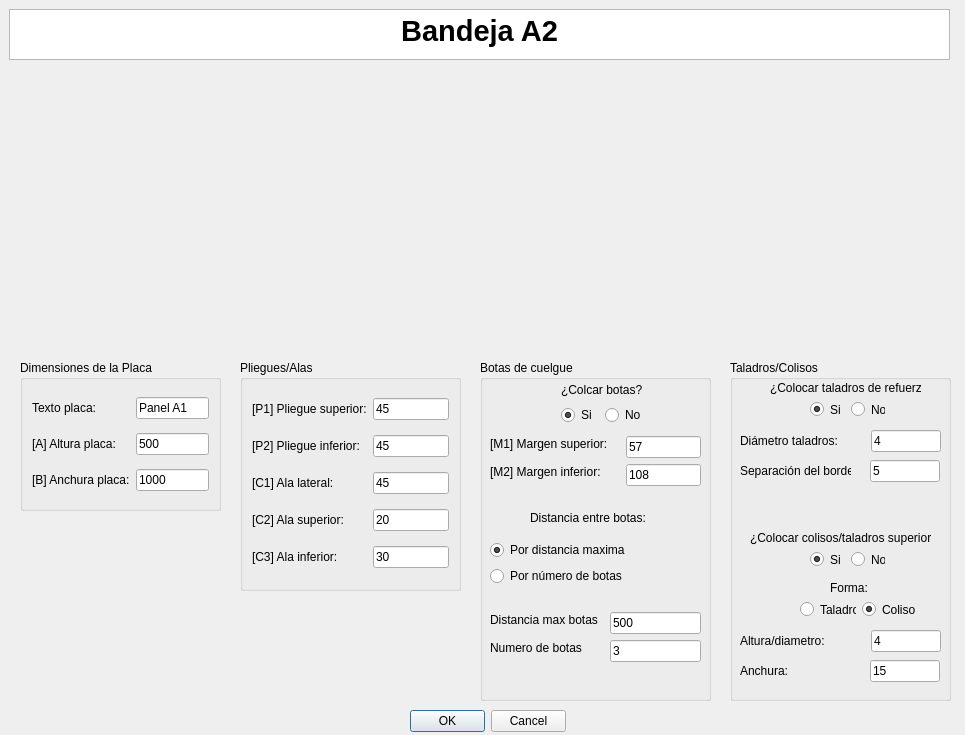
<?xml version="1.0" encoding="UTF-8"?>
<ui version="4.0">
 <class>MyPositionDialog</class>
 <widget class="QDialog" name="MyPositionDialog">
  <property name="geometry">
   <rect>
    <x>0</x>
    <y>0</y>
    <width>965</width>
    <height>735</height>
   </rect>
  </property>
  <property name="windowTitle">
   <string>Enter Position</string>
  </property>
  <property name="whatsThis">
   <string>&lt;html&gt;&lt;head/&gt;&lt;body&gt;&lt;p&gt;Esta ventana de KSDpanel te permite introducir todas las medidas correspondientes del panel seleccionado.&lt;/p&gt;&lt;p&gt;Recuerda que todas las medidas deben de ir en milimetros (mm).&lt;/p&gt;&lt;/body&gt;&lt;/html&gt;</string>
  </property>
  <widget class="QDialogButtonBox" name="buttonBox">
   <property name="geometry">
    <rect>
     <x>410</x>
     <y>710</y>
     <width>156</width>
     <height>23</height>
    </rect>
   </property>
   <property name="orientation">
    <enum>Qt::Horizontal</enum>
   </property>
   <property name="standardButtons">
    <set>QDialogButtonBox::Cancel|QDialogButtonBox::Ok</set>
   </property>
  </widget>
  <widget class="QTextBrowser" name="textBrowser">
   <property name="geometry">
    <rect>
     <x>9</x>
     <y>9</y>
     <width>941</width>
     <height>51</height>
    </rect>
   </property>
   <property name="html">
    <string>&lt;!DOCTYPE HTML PUBLIC &quot;-//W3C//DTD HTML 4.0//EN&quot; &quot;http://www.w3.org/TR/REC-html40/strict.dtd&quot;&gt;
&lt;html&gt;&lt;head&gt;&lt;meta name=&quot;qrichtext&quot; content=&quot;1&quot; /&gt;&lt;style type=&quot;text/css&quot;&gt;
p, li { white-space: pre-wrap; }
&lt;/style&gt;&lt;/head&gt;&lt;body style=&quot; font-family:'MS Shell Dlg 2'; font-size:8.25pt; font-weight:400; font-style:normal;&quot;&gt;
&lt;p align=&quot;center&quot; style=&quot; margin-top:0px; margin-bottom:0px; margin-left:0px; margin-right:0px; -qt-block-indent:0; text-indent:0px;&quot;&gt;&lt;span style=&quot; font-size:22pt; font-weight:600;&quot;&gt;Bandeja A2&lt;/span&gt;&lt;/p&gt;&lt;/body&gt;&lt;/html&gt;</string>
   </property>
  </widget>
  <widget class="QGroupBox" name="groupBox">
   <property name="geometry">
    <rect>
     <x>480</x>
     <y>360</y>
     <width>231</width>
     <height>341</height>
    </rect>
   </property>
   <property name="styleSheet">
    <string notr="true">font: 10pt &quot;MS Shell Dlg 2&quot;;</string>
   </property>
   <property name="title">
    <string>Botas de cuelgue</string>
   </property>
   <widget class="QLineEdit" name="numeroBotasUI">
    <property name="geometry">
     <rect>
      <x>130</x>
      <y>280</y>
      <width>91</width>
      <height>22</height>
     </rect>
    </property>
    <property name="text">
     <string>3</string>
    </property>
   </widget>
   <widget class="QLineEdit" name="distanciaEntreBotasUI">
    <property name="geometry">
     <rect>
      <x>130</x>
      <y>252</y>
      <width>91</width>
      <height>22</height>
     </rect>
    </property>
    <property name="text">
     <string>500</string>
    </property>
   </widget>
   <widget class="QLabel" name="label_7">
    <property name="geometry">
     <rect>
      <x>10</x>
      <y>280</y>
      <width>98</width>
      <height>16</height>
     </rect>
    </property>
    <property name="text">
     <string>Numero de botas</string>
    </property>
   </widget>
   <widget class="QLabel" name="label_6">
    <property name="geometry">
     <rect>
      <x>10</x>
      <y>252</y>
      <width>114</width>
      <height>16</height>
     </rect>
    </property>
    <property name="text">
     <string>Distancia max botas</string>
    </property>
   </widget>
   <widget class="QLabel" name="label_3">
    <property name="geometry">
     <rect>
      <x>10</x>
      <y>76</y>
      <width>130</width>
      <height>16</height>
     </rect>
    </property>
    <property name="text">
     <string>[M1] Margen superior:</string>
    </property>
   </widget>
   <widget class="QLabel" name="label_5">
    <property name="geometry">
     <rect>
      <x>10</x>
      <y>104</y>
      <width>124</width>
      <height>16</height>
     </rect>
    </property>
    <property name="text">
     <string>[M2] Margen inferior:</string>
    </property>
   </widget>
   <widget class="QLineEdit" name="margenAUI">
    <property name="geometry">
     <rect>
      <x>146</x>
      <y>76</y>
      <width>75</width>
      <height>22</height>
     </rect>
    </property>
    <property name="text">
     <string>57</string>
    </property>
   </widget>
   <widget class="QLineEdit" name="margenBUI">
    <property name="geometry">
     <rect>
      <x>146</x>
      <y>104</y>
      <width>75</width>
      <height>22</height>
     </rect>
    </property>
    <property name="text">
     <string>108</string>
    </property>
   </widget>
   <widget class="QLabel" name="label_10">
    <property name="geometry">
     <rect>
      <x>50</x>
      <y>150</y>
      <width>125</width>
      <height>16</height>
     </rect>
    </property>
    <property name="text">
     <string>Distancia entre botas:</string>
    </property>
   </widget>
   <widget class="QWidget" name="layoutWidget">
    <property name="geometry">
     <rect>
      <x>81</x>
      <y>21</y>
      <width>85</width>
      <height>44</height>
     </rect>
    </property>
    <layout class="QGridLayout" name="gridLayout">
     <item row="0" column="0" colspan="2">
      <widget class="QLabel" name="label_2">
       <property name="mouseTracking">
        <bool>false</bool>
       </property>
       <property name="text">
        <string>¿Colcar botas?</string>
       </property>
       <property name="buddy">
        <cstring>label_2</cstring>
       </property>
      </widget>
     </item>
     <item row="1" column="0">
      <widget class="QRadioButton" name="crearBotasUI">
       <property name="text">
        <string>Si</string>
       </property>
       <property name="checked">
        <bool>true</bool>
       </property>
      </widget>
     </item>
     <item row="1" column="1">
      <widget class="QRadioButton" name="noCrearBotasUI">
       <property name="text">
        <string>No</string>
       </property>
      </widget>
     </item>
    </layout>
   </widget>
   <widget class="QWidget" name="">
    <property name="geometry">
     <rect>
      <x>10</x>
      <y>180</y>
      <width>147</width>
      <height>48</height>
     </rect>
    </property>
    <layout class="QVBoxLayout" name="verticalLayout">
     <item>
      <widget class="QRadioButton" name="parametroBotasUI_3">
       <property name="text">
        <string>Por distancia maxima</string>
       </property>
       <property name="checked">
        <bool>true</bool>
       </property>
      </widget>
     </item>
     <item>
      <widget class="QRadioButton" name="parametroBotasUI">
       <property name="text">
        <string>Por número de botas</string>
       </property>
      </widget>
     </item>
    </layout>
   </widget>
  </widget>
  <widget class="QGroupBox" name="groupBox_2">
   <property name="geometry">
    <rect>
     <x>240</x>
     <y>360</y>
     <width>221</width>
     <height>231</height>
    </rect>
   </property>
   <property name="styleSheet">
    <string notr="true">font: 10pt &quot;MS Shell Dlg 2&quot;;</string>
   </property>
   <property name="title">
    <string>Pliegues/Alas</string>
   </property>
   <layout class="QGridLayout" name="gridLayout_2">
    <item row="5" column="1">
     <widget class="QLineEdit" name="alaInferiorUI">
      <property name="text">
       <string>30</string>
      </property>
     </widget>
    </item>
    <item row="3" column="0">
     <widget class="QLabel" name="label_9">
      <property name="text">
       <string>[C1] Ala lateral:</string>
      </property>
     </widget>
    </item>
    <item row="3" column="1">
     <widget class="QLineEdit" name="alaIzquierdaUI">
      <property name="text">
       <string>45</string>
      </property>
     </widget>
    </item>
    <item row="4" column="0">
     <widget class="QLabel" name="label_11">
      <property name="text">
       <string>[C2] Ala superior:</string>
      </property>
     </widget>
    </item>
    <item row="0" column="0">
     <widget class="QLabel" name="label_13">
      <property name="text">
       <string>[P1] Pliegue superior:</string>
      </property>
     </widget>
    </item>
    <item row="5" column="0">
     <widget class="QLabel" name="label_12">
      <property name="text">
       <string>[C3] Ala inferior:</string>
      </property>
     </widget>
    </item>
    <item row="0" column="1">
     <widget class="QLineEdit" name="pliegueSuperiorUI">
      <property name="text">
       <string>45</string>
      </property>
     </widget>
    </item>
    <item row="4" column="1">
     <widget class="QLineEdit" name="alaSuperiorUI">
      <property name="text">
       <string>20</string>
      </property>
     </widget>
    </item>
    <item row="1" column="0">
     <widget class="QLabel" name="label_14">
      <property name="text">
       <string>[P2] Pliegue inferior:</string>
      </property>
     </widget>
    </item>
    <item row="1" column="1">
     <widget class="QLineEdit" name="pliegueInferiorUI">
      <property name="text">
       <string>45</string>
      </property>
     </widget>
    </item>
   </layout>
  </widget>
  <widget class="QLabel" name="imagenPanelUI">
   <property name="geometry">
    <rect>
     <x>220</x>
     <y>70</y>
     <width>521</width>
     <height>281</height>
    </rect>
   </property>
   <property name="text">
    <string/>
   </property>
   <property name="pixmap">
    <pixmap>../imagenes/REF_AH2cotas.jpg</pixmap>
   </property>
   <property name="scaledContents">
    <bool>true</bool>
   </property>
   <property name="wordWrap">
    <bool>false</bool>
   </property>
   <property name="margin">
    <number>0</number>
   </property>
   <property name="openExternalLinks">
    <bool>false</bool>
   </property>
  </widget>
  <widget class="QGroupBox" name="groupBox_3">
   <property name="geometry">
    <rect>
     <x>20</x>
     <y>360</y>
     <width>201</width>
     <height>151</height>
    </rect>
   </property>
   <property name="styleSheet">
    <string notr="true">font: 10pt &quot;MS Shell Dlg 2&quot;;</string>
   </property>
   <property name="title">
    <string>Dimensiones de la Placa</string>
   </property>
   <layout class="QGridLayout" name="gridLayout_3">
    <item row="1" column="0">
     <widget class="QLabel" name="label_8">
      <property name="text">
       <string>[A] Altura placa:</string>
      </property>
     </widget>
    </item>
    <item row="2" column="1">
     <widget class="QLineEdit" name="anchuraPlacaUI">
      <property name="text">
       <string>1000</string>
      </property>
     </widget>
    </item>
    <item row="1" column="1">
     <widget class="QLineEdit" name="alturaPlacaUI">
      <property name="text">
       <string>500</string>
      </property>
     </widget>
    </item>
    <item row="0" column="0">
     <widget class="QLabel" name="label">
      <property name="text">
       <string>Texto placa:</string>
      </property>
     </widget>
    </item>
    <item row="0" column="1">
     <widget class="QLineEdit" name="textoDescriptivoA0UI">
      <property name="text">
       <string>Panel A1</string>
      </property>
     </widget>
    </item>
    <item row="2" column="0">
     <widget class="QLabel" name="label_4">
      <property name="text">
       <string>[B] Anchura placa:</string>
      </property>
     </widget>
    </item>
   </layout>
  </widget>
  <widget class="QGroupBox" name="groupBox_4">
   <property name="geometry">
    <rect>
     <x>730</x>
     <y>360</y>
     <width>221</width>
     <height>341</height>
    </rect>
   </property>
   <property name="title">
    <string>Taladros/Colisos</string>
   </property>
   <widget class="QLabel" name="label_15">
    <property name="geometry">
     <rect>
      <x>40</x>
      <y>20</y>
      <width>151</width>
      <height>16</height>
     </rect>
    </property>
    <property name="text">
     <string>¿Colocar taladros de refuerzo?</string>
    </property>
   </widget>
   <widget class="QLabel" name="label_16">
    <property name="geometry">
     <rect>
      <x>10</x>
      <y>70</y>
      <width>125</width>
      <height>22</height>
     </rect>
    </property>
    <property name="text">
     <string>Diámetro taladros:</string>
    </property>
   </widget>
   <widget class="QLineEdit" name="diametroTaladrosUI">
    <property name="geometry">
     <rect>
      <x>141</x>
      <y>70</y>
      <width>70</width>
      <height>22</height>
     </rect>
    </property>
    <property name="text">
     <string>4</string>
    </property>
   </widget>
   <widget class="QLineEdit" name="distanciaBordeUI">
    <property name="geometry">
     <rect>
      <x>140</x>
      <y>100</y>
      <width>70</width>
      <height>22</height>
     </rect>
    </property>
    <property name="text">
     <string>5</string>
    </property>
   </widget>
   <widget class="QLabel" name="label_17">
    <property name="geometry">
     <rect>
      <x>10</x>
      <y>100</y>
      <width>111</width>
      <height>21</height>
     </rect>
    </property>
    <property name="text">
     <string>Separación del borde:</string>
    </property>
   </widget>
   <widget class="QLabel" name="label_18">
    <property name="geometry">
     <rect>
      <x>20</x>
      <y>170</y>
      <width>181</width>
      <height>16</height>
     </rect>
    </property>
    <property name="text">
     <string>¿Colocar colisos/taladros superiores?</string>
    </property>
   </widget>
   <widget class="QLabel" name="label_19">
    <property name="geometry">
     <rect>
      <x>100</x>
      <y>220</y>
      <width>41</width>
      <height>16</height>
     </rect>
    </property>
    <property name="text">
     <string>Forma:</string>
    </property>
   </widget>
   <widget class="QLineEdit" name="anchuraColisoUI">
    <property name="geometry">
     <rect>
      <x>140</x>
      <y>300</y>
      <width>70</width>
      <height>22</height>
     </rect>
    </property>
    <property name="text">
     <string>15</string>
    </property>
   </widget>
   <widget class="QLineEdit" name="alturaColisoUI">
    <property name="geometry">
     <rect>
      <x>141</x>
      <y>270</y>
      <width>70</width>
      <height>22</height>
     </rect>
    </property>
    <property name="text">
     <string>4</string>
    </property>
   </widget>
   <widget class="QLabel" name="label_20">
    <property name="geometry">
     <rect>
      <x>10</x>
      <y>300</y>
      <width>111</width>
      <height>21</height>
     </rect>
    </property>
    <property name="text">
     <string>Anchura:</string>
    </property>
   </widget>
   <widget class="QLabel" name="label_21">
    <property name="geometry">
     <rect>
      <x>10</x>
      <y>270</y>
      <width>125</width>
      <height>22</height>
     </rect>
    </property>
    <property name="text">
     <string>Altura/diametro:</string>
    </property>
   </widget>
   <widget class="QWidget" name="">
    <property name="geometry">
     <rect>
      <x>70</x>
      <y>240</y>
      <width>118</width>
      <height>19</height>
     </rect>
    </property>
    <layout class="QHBoxLayout" name="horizontalLayout">
     <item>
      <widget class="QRadioButton" name="taladroColisoUI">
       <property name="text">
        <string>Taladro</string>
       </property>
      </widget>
     </item>
     <item>
      <widget class="QRadioButton" name="colisoColisoUI">
       <property name="text">
        <string>Coliso</string>
       </property>
       <property name="checked">
        <bool>true</bool>
       </property>
      </widget>
     </item>
    </layout>
   </widget>
   <widget class="QWidget" name="">
    <property name="geometry">
     <rect>
      <x>80</x>
      <y>190</y>
      <width>75</width>
      <height>19</height>
     </rect>
    </property>
    <layout class="QHBoxLayout" name="horizontalLayout_2">
     <item>
      <widget class="QRadioButton" name="crearColisoUI">
       <property name="text">
        <string>Si</string>
       </property>
       <property name="checked">
        <bool>true</bool>
       </property>
      </widget>
     </item>
     <item>
      <widget class="QRadioButton" name="noCrearColisoUI">
       <property name="text">
        <string>No</string>
       </property>
      </widget>
     </item>
    </layout>
   </widget>
   <widget class="QWidget" name="">
    <property name="geometry">
     <rect>
      <x>80</x>
      <y>40</y>
      <width>75</width>
      <height>19</height>
     </rect>
    </property>
    <layout class="QHBoxLayout" name="horizontalLayout_3">
     <item>
      <widget class="QRadioButton" name="crearTaladrosUI">
       <property name="text">
        <string>Si</string>
       </property>
       <property name="checked">
        <bool>true</bool>
       </property>
      </widget>
     </item>
     <item>
      <widget class="QRadioButton" name="noCrearTaladrosUI">
       <property name="text">
        <string>No</string>
       </property>
      </widget>
     </item>
    </layout>
   </widget>
  </widget>
  <zorder>groupBox_2</zorder>
  <zorder>groupBox</zorder>
  <zorder>buttonBox</zorder>
  <zorder>textBrowser</zorder>
  <zorder>imagenPanelUI</zorder>
  <zorder>groupBox_3</zorder>
  <zorder>groupBox_4</zorder>
 </widget>
 <resources/>
 <connections>
  <connection>
   <sender>buttonBox</sender>
   <signal>accepted()</signal>
   <receiver>MyPositionDialog</receiver>
   <slot>accept()</slot>
   <hints>
    <hint type="sourcelabel">
     <x>248</x>
     <y>254</y>
    </hint>
    <hint type="destinationlabel">
     <x>157</x>
     <y>274</y>
    </hint>
   </hints>
  </connection>
  <connection>
   <sender>buttonBox</sender>
   <signal>rejected()</signal>
   <receiver>MyPositionDialog</receiver>
   <slot>reject()</slot>
   <hints>
    <hint type="sourcelabel">
     <x>316</x>
     <y>260</y>
    </hint>
    <hint type="destinationlabel">
     <x>286</x>
     <y>274</y>
    </hint>
   </hints>
  </connection>
 </connections>
</ui>
